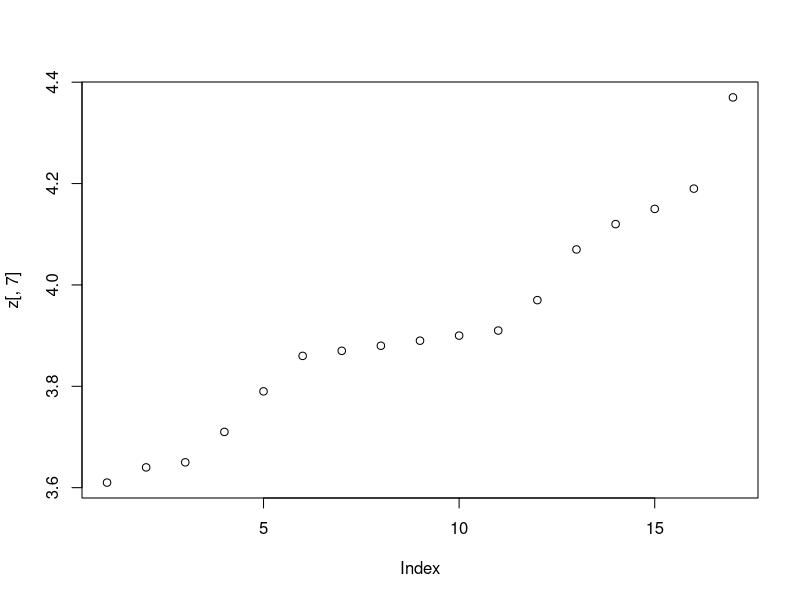

Generate this figure with R:
x <- c(141, 134, 178, 156, 108, 116, 119, 143, 162, 130)  
y <- c(62, 85, 56, 21, 47, 17, 76, 92, 62, 58)  
relationship_model<- lm(y~x)  
# print(summary(relationship_model)) 
z <- data <- read.csv(file = 'test.csv')
# print(z[, 8])
z <- subset(z, select = -Description) 
z <- z[order(z$Ave_Rating), ]  # arrange data in ascending order according to ave_rating
plot(z[, 7])
fit <- kmeans(z[, 7], 5, nstart=25) 
print(fit$cluster)
print(z)

# Giving a name to the chart file.  
# png(file = "linear_regression.png")  
# Plotting the chart.  
# plot(y,x,col = "red",main = "Height and Weight Regression",abline(lm(x~y)),cex = 1.3,pch = 16,xlab = "Weight in Kg",ylab = "Height in cm")  
# Saving the file.  
# dev.off() 
